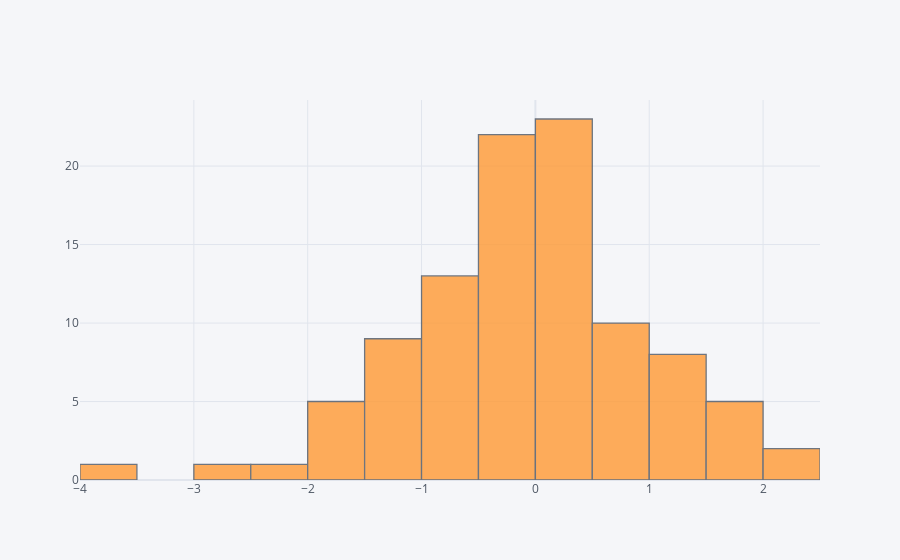

Notebook cell for this chart:
### Code cell
# histogram
df['A'].iplot(kind='hist')

### Figure 1 — Plotly figure (JSON) as saved in the notebook; plotly's stock layout.template omitted (floating-point values rounded to 4 significant figures)
{"data": [{"histfunc": "count", "histnorm": "", "marker": {"color": "rgba(255, 153, 51, 1.0)", "line": {"color": "#4D5663", "width": 1.3}}, "name": "A", "opacity": 0.8, "orientation": "v", "type": "histogram", "x": [-0.2096, 1.031, 1.169, 1.261, 0.9991, -2.605, 0.4223, -0.1958, -0.5581, 0.3137, -0.1094, 0.849, -0.1924, -0.7242, -1.538, -0.1793, -0.4654, 0.1454, -0.4107, -0.3169, 0.8542, -0.5412, 1.653, -0.3971, 0.5537, 0.09527, 0.1464, -0.5953, 1.839, 0.86, 0.1442, -3.744, -0.3134, -0.1668, 1.619, 0.6007, 0.1519, 0.07909, -0.1953, -1.772, 0.01044, -0.6985, 0.2985, -1.032, -0.0152, 0.2494, -1.561, 2.075, -1.55, -0.0477, -0.1305, -1.344, 1.016, 0.2257, -1.148, -0.5878, -0.2385, 1.049, 0.4171, 0.9592, -1.396, -0.9472, -1.281, -0.2623, 1.923, -1.251, -0.9333, -2.175, 1.421, -0.1831, -0.8127, 0.621, 0.6664, -0.2198, 0.5232, 1.344, -0.4058, 0.1509, 0.1456, -0.8544, 0.394, 0.167, 1.406, 0.4618, -1.55, 0.4077, 0.2013, -1.129, -0.6275, -1.412, 2.028, -0.06952, -0.3956, 0.3657, 0.2536, -0.5927, -1.017, -0.6718, 0.4816, 1.652]}], "layout": {"barmode": "overlay", "legend": {"bgcolor": "#F5F6F9", "font": {"color": "#4D5663"}}, "paper_bgcolor": "#F5F6F9", "plot_bgcolor": "#F5F6F9", "title": {"font": {"color": "#4D5663"}}, "xaxis": {"gridcolor": "#E1E5ED", "showgrid": true, "tickfont": {"color": "#4D5663"}, "title": {"font": {"color": "#4D5663"}, "text": ""}, "zerolinecolor": "#E1E5ED"}, "yaxis": {"gridcolor": "#E1E5ED", "showgrid": true, "tickfont": {"color": "#4D5663"}, "title": {"font": {"color": "#4D5663"}, "text": ""}, "zerolinecolor": "#E1E5ED"}}}
